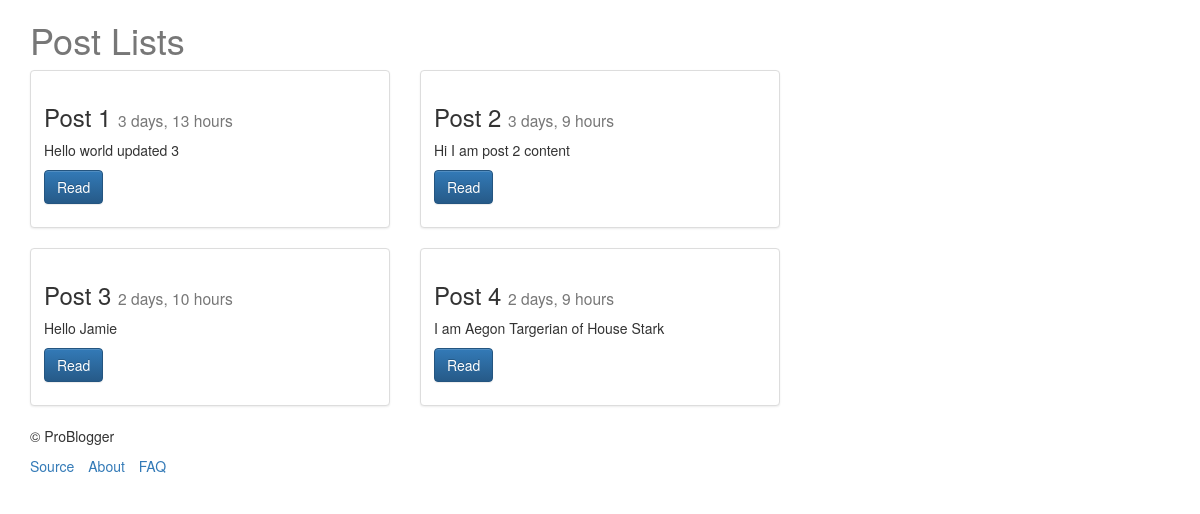
/posts/, run on an earlier commit of the app's database.
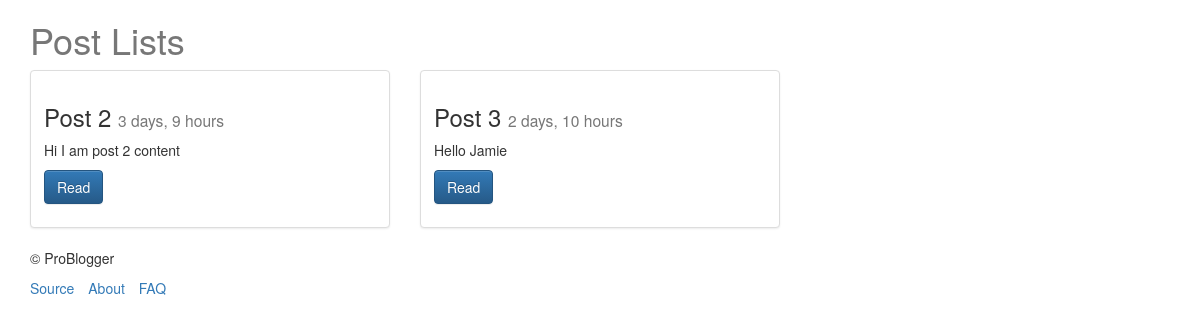
And on a later commit of the database.
### posts/models.py (models this page shows, shortened)
class Post(models.Model):
    title = models.CharField(max_length=120)
    content = models.TextField()
    updated = models.DateTimeField(auto_now=True, auto_now_add=False)
    created = models.DateTimeField(auto_now=False, auto_now_add=True)
    def get_absolute_url(self):
        return "/posts/%s/" %(self.id)

### posts/views.py (the view)
def post_list(request):
    queryset = Post.objects.all()
    context = {
        "title": "Post Lists",
        "post_list": queryset
    }
    return render(request, "post_list.html", context)

### templates/post_list.html (shortened to what this page needs)
{% extends "base.html" %}
{% block content %}
    <h1> {{ title }} </h1>
    <div class="row">
        {% for post in post_list %}
        <div class="col-sm-6 col-sm-4">
                <div class="thumbnail">
                    <div class="caption">
                        <h3>{{ post.title }} <small>{{ post.created | timesince }}</small> </h3>
                        <p>{{ post.content | linebreaks | truncatechars:50 }}</p>
                        <p>
                            <a href="{{ post.get_absolute_url }}" class="btn btn-primary" role="button">Read</a>
                        </p>
                    </div>
                </div>
            </div>
        {% cycle "" "</div><div class='row'>" %}
        {% endfor %}
{% endblock content %}

### templates/base.html (shortened to what this page needs)
{% load staticfiles %}
<html>
<head>
    <link rel="stylesheet" href="https://maxcdn.bootstrapcdn.com/bootstrap/3.3.7/css/bootstrap.min.css"
>
    <link rel="stylesheet" href="https://maxcdn.bootstrapcdn.com/bootstrap/3.3.7/css/bootstrap-theme.min.css"
>
    <link rel="stylesheet" href='{% static  "css/base.css" %}  '>
</head>
<body>
    <div class="container">
    {% block content %}
    {% endblock content %}
    </div>
    {% include "footer.html" %}
</body>
</html>

### templates/footer.html
<footer>
        <div class="container">
            <p>&copy; ProBlogger</p>
            <ul class="list-inline">
                <li>
                    <a href="#">Source</a>
                </li>
                <li>
                    <a href="#">About</a>
                </li>
                <li>
                    <a href="#">FAQ</a>
                </li>
            </ul>
        </div>
</footer>

### static/css/base.css (style rules this page uses)
h1 { color: #777777; }

What changed in the data, as far as the page shows it:
removed Post: title "Post 1", created "3 days, 13 hours", content "Hello world updated 3"
removed Post: title "Post 4", created "2 days, 9 hours", content "I am Aegon Targerian of House Stark"
